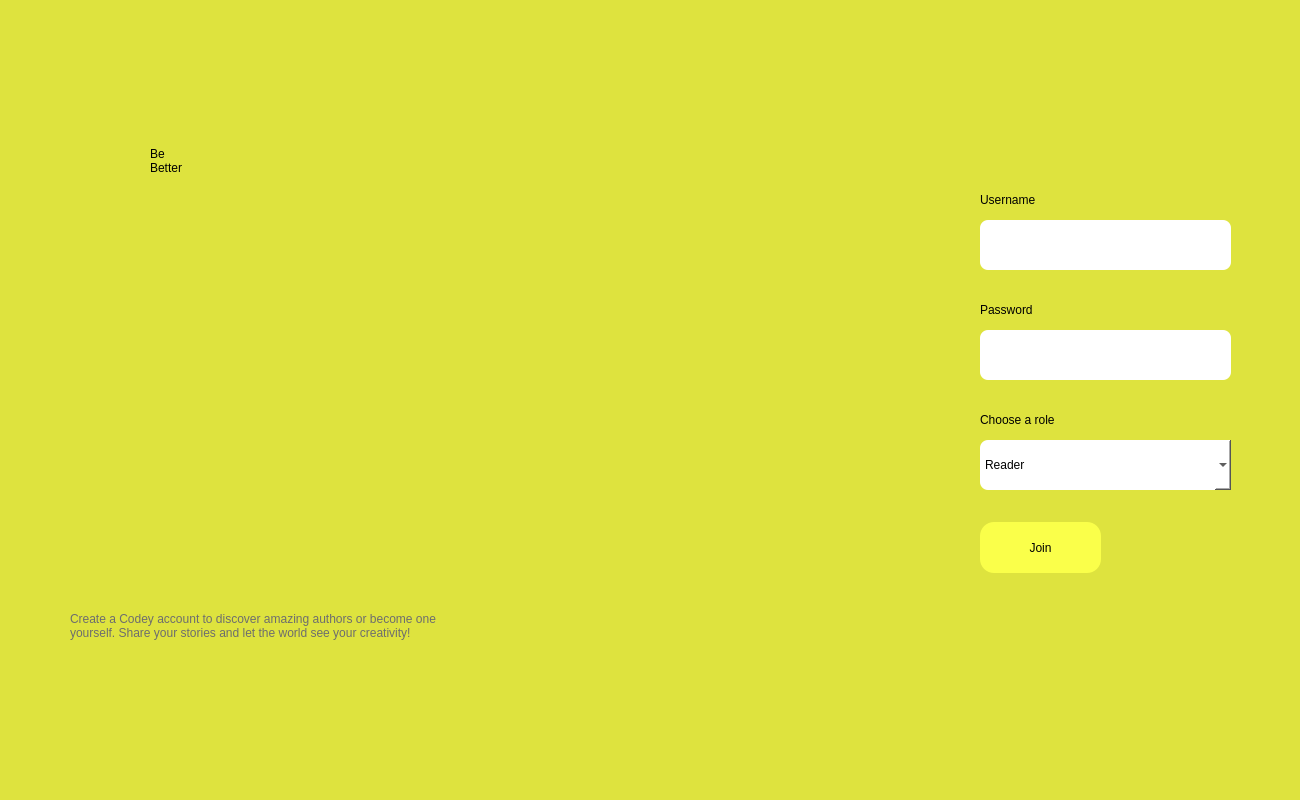
<?xml version="1.0" encoding="UTF-8"?>
<ui version="4.0">
 <class>authWindow</class>
 <widget class="QDialog" name="authWindow">
  <property name="geometry">
   <rect>
    <x>0</x>
    <y>0</y>
    <width>1300</width>
    <height>800</height>
   </rect>
  </property>
  <property name="windowTitle">
   <string>Codey</string>
  </property>
  <property name="styleSheet">
   <string notr="true">background-color: #DEE33E;</string>
  </property>
  <widget class="QLabel" name="sideLampBackground">
   <property name="geometry">
    <rect>
     <x>0</x>
     <y>0</y>
     <width>1301</width>
     <height>801</height>
    </rect>
   </property>
   <property name="styleSheet">
    <string notr="true">background-color: transparent;</string>
   </property>
   <property name="text">
    <string/>
   </property>
   <property name="textFormat">
    <enum>Qt::TextFormat::AutoText</enum>
   </property>
   <property name="pixmap">
    <pixmap resource="../resources.qrc">:/assets/images/sideLampBackground.png</pixmap>
   </property>
   <property name="wordWrap">
    <bool>true</bool>
   </property>
  </widget>
  <widget class="QLabel" name="label">
   <property name="geometry">
    <rect>
     <x>150</x>
     <y>70</y>
     <width>221</width>
     <height>181</height>
    </rect>
   </property>
   <property name="styleSheet">
    <string notr="true">font: 900 40pt &quot;Segoe UI&quot;;
color: black;
background-color: transparent;</string>
   </property>
   <property name="text">
    <string>Be
Better</string>
   </property>
  </widget>
  <widget class="QLabel" name="label_2">
   <property name="geometry">
    <rect>
     <x>70</x>
     <y>580</y>
     <width>391</width>
     <height>91</height>
    </rect>
   </property>
   <property name="styleSheet">
    <string notr="true">font: 12pt &quot;Segoe UI&quot;;
color: #6D6D6D;
background-color: transparent;</string>
   </property>
   <property name="text">
    <string>Create a Codey account to discover amazing authors or become one yourself. Share your stories and let the world see your creativity!</string>
   </property>
   <property name="wordWrap">
    <bool>true</bool>
   </property>
  </widget>
  <widget class="QLineEdit" name="lineEdit">
   <property name="geometry">
    <rect>
     <x>980</x>
     <y>220</y>
     <width>251</width>
     <height>50</height>
    </rect>
   </property>
   <property name="styleSheet">
    <string notr="true">background-color: white;
border-color: rgb(0, 0, 0);
border: 20px;
border-radius: 8px;</string>
   </property>
  </widget>
  <widget class="QLabel" name="label_3">
   <property name="geometry">
    <rect>
     <x>980</x>
     <y>190</y>
     <width>101</width>
     <height>20</height>
    </rect>
   </property>
   <property name="styleSheet">
    <string notr="true">background-color: transparent;
color: black;
font: 12pt &quot;Segoe UI&quot;;</string>
   </property>
   <property name="text">
    <string>Username</string>
   </property>
  </widget>
  <widget class="QLineEdit" name="lineEdit_2">
   <property name="geometry">
    <rect>
     <x>980</x>
     <y>330</y>
     <width>251</width>
     <height>50</height>
    </rect>
   </property>
   <property name="styleSheet">
    <string notr="true">background-color: white;
border-color: rgb(0, 0, 0);
border: 20px;
border-radius: 8px;</string>
   </property>
  </widget>
  <widget class="QLabel" name="label_4">
   <property name="geometry">
    <rect>
     <x>980</x>
     <y>300</y>
     <width>101</width>
     <height>20</height>
    </rect>
   </property>
   <property name="styleSheet">
    <string notr="true">background-color: transparent;
color: black;
font: 12pt &quot;Segoe UI&quot;;</string>
   </property>
   <property name="text">
    <string>Password</string>
   </property>
  </widget>
  <widget class="QComboBox" name="comboBox">
   <property name="geometry">
    <rect>
     <x>980</x>
     <y>440</y>
     <width>251</width>
     <height>50</height>
    </rect>
   </property>
   <property name="styleSheet">
    <string notr="true">background-color: white;
  border: none;
  border-radius: 8px;
  font: 12pt &quot;Segoe UI&quot;;</string>
   </property>
   <item>
    <property name="text">
     <string>Reader</string>
    </property>
   </item>
   <item>
    <property name="text">
     <string>Writer</string>
    </property>
   </item>
  </widget>
  <widget class="QLabel" name="label_5">
   <property name="geometry">
    <rect>
     <x>980</x>
     <y>410</y>
     <width>121</width>
     <height>20</height>
    </rect>
   </property>
   <property name="styleSheet">
    <string notr="true">background-color: transparent;
color: black;
font: 12pt &quot;Segoe UI&quot;;</string>
   </property>
   <property name="text">
    <string>Choose a role</string>
   </property>
  </widget>
  <widget class="QPushButton" name="pushButton">
   <property name="geometry">
    <rect>
     <x>980</x>
     <y>522</y>
     <width>121</width>
     <height>51</height>
    </rect>
   </property>
   <property name="cursor">
    <cursorShape>PointingHandCursor</cursorShape>
   </property>
   <property name="styleSheet">
    <string notr="true">font: 16pt &quot;Segoe UI&quot;;
border-color: rgb(0, 0, 0);
       color: rgb(0, 0, 0);
       background-color: rgb(250, 255, 74);
       border: 1px;
       border-color: rgb(0, 0, 0);
       border-radius: 14px;
   </string>
   </property>
   <property name="text">
    <string>Join</string>
   </property>
   <property name="checkable">
    <bool>false</bool>
   </property>
  </widget>
 </widget>
 <resources>
  <include location="../resources.qrc"/>
 </resources>
 <connections/>
</ui>
